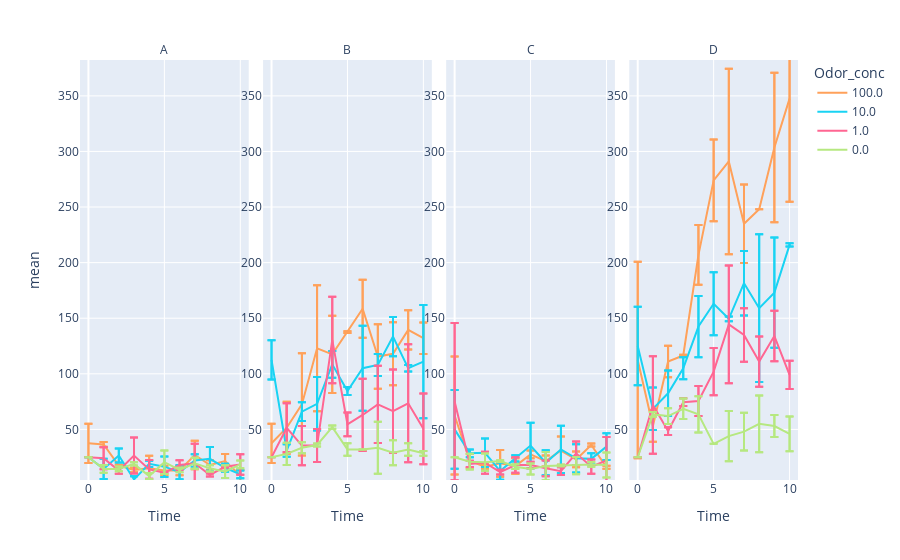

Notebook code for this chart:
### Markdown cell above
#### Raw scatter plot raw values

### Code cell
# Plot facet plots for individual raw values
plot_data = melted_data

fig = glo.plot_facet_line(plot_data, 
                          x_by = 'Time', 
                          y_by = 'mean', 
                          error_y_by = 'std',
                          color_by='Odor_conc', 
                          facet_col_by='Group',
                          #facet_row_by='Group', 
                          n_facet_col_wrap = 4)
fig.show()
# fig.write_html(f'./{file_extension}_raw_line.html')

### Figure 1 — Plotly figure (JSON) as saved in the notebook; plotly's stock layout.template omitted (floating-point values rounded to 4 significant figures)
{"data": [{"error_y": {"array": [17.68, 17.68, 2.121, 2.121, 0.7071, 0.7071, 2.121, 2.121, 11.31, 11.31, 4.243, 4.243, 4.243, 4.243, 12.73, 12.73, 4.243, 4.243, 6.364, 6.364, 4.95, 4.95]}, "hovertemplate": "Odor_conc=100.0<br>Group=A<br>Time=%{x}<br>mean=%{y}<extra></extra>", "legendgroup": "100.0", "line": {"color": "#FFA15A", "dash": "solid"}, "marker": {"symbol": "circle"}, "mode": "lines", "name": "100.0", "orientation": "v", "showlegend": true, "type": "scatter", "x": [0, 0, 1, 1, 2, 2, 3, 3, 4, 4, 5, 5, 6, 6, 7, 7, 8, 8, 9, 9, 10, 10], "xaxis": "x", "y": [37.5, 37.5, 36.5, 36.5, 17.5, 17.5, 13.5, 13.5, 15, 15, 13, 13, 13, 13, 27, 27, 18, 18, 21.5, 21.5, 8.5, 8.5], "yaxis": "y"}, {"error_y": {"array": [17.68, 17.68, 23.33, 23.33, 45.96, 45.96, 56.57, 56.57, 34.65, 34.65, 0.7071, 0.7071, 26.16, 26.16, 28.99, 28.99, 28.28, 28.28, 17.68, 17.68, 14.14, 14.14]}, "hovertemplate": "Odor_conc=100.0<br>Group=B<br>Time=%{x}<br>mean=%{y}<extra></extra>", "legendgroup": "100.0", "line": {"color": "#FFA15A", "dash": "solid"}, "marker": {"symbol": "circle"}, "mode": "lines", "name": "100.0", "orientation": "v", "showlegend": false, "type": "scatter", "x": [0, 0, 1, 1, 2, 2, 3, 3, 4, 4, 5, 5, 6, 6, 7, 7, 8, 8, 9, 9, 10, 10], "xaxis": "x2", "y": [37.5, 37.5, 51.5, 51.5, 72.5, 72.5, 123, 123, 117.5, 117.5, 137.5, 137.5, 158.5, 158.5, 115.5, 115.5, 118, 118, 139.5, 139.5, 132, 132], "yaxis": "y2"}, {"error_y": {"array": [53.03, 53.03, 6.364, 6.364, 2.121, 2.121, 12.02, 12.02, 7.071, 7.071, 3.536, 3.536, 4.95, 4.95, 12.73, 12.73, 7.071, 7.071, 1.414, 1.414, 1.414, 1.414]}, "hovertemplate": "Odor_conc=100.0<br>Group=C<br>Time=%{x}<br>mean=%{y}<extra></extra>", "legendgroup": "100.0", "line": {"color": "#FFA15A", "dash": "solid"}, "marker": {"symbol": "circle"}, "mode": "lines", "name": "100.0", "orientation": "v", "showlegend": false, "type": "scatter", "x": [0, 0, 1, 1, 2, 2, 3, 3, 4, 4, 5, 5, 6, 6, 7, 7, 8, 8, 9, 9, 10, 10], "xaxis": "x3", "y": [62.5, 62.5, 21.5, 21.5, 16.5, 16.5, 19.5, 19.5, 17, 17, 27.5, 27.5, 21.5, 21.5, 31, 31, 23, 23, 36, 36, 16, 16], "yaxis": "y3"}, {"error_y": {"array": [88.39, 88.39, 14.14, 14.14, 14.14, 14.14, 0.7071, 0.7071, 26.87, 26.87, 36.77, 36.77, 83.44, 83.44, 35.36, 35.36, 0, 0, 67.18, 67.18, 92.63, 92.63]}, "hovertemplate": "Odor_conc=100.0<br>Group=D<br>Time=%{x}<br>mean=%{y}<extra></extra>", "legendgroup": "100.0", "line": {"color": "#FFA15A", "dash": "solid"}, "marker": {"symbol": "circle"}, "mode": "lines", "name": "100.0", "orientation": "v", "showlegend": false, "type": "scatter", "x": [0, 0, 1, 1, 2, 2, 3, 3, 4, 4, 5, 5, 6, 6, 7, 7, 8, 8, 9, 9, 10, 10], "xaxis": "x4", "y": [112.5, 112.5, 53, 53, 111, 111, 116.5, 116.5, 207, 207, 274, 274, 291, 291, 235, 235, 248, 248, 303.5, 303.5, 347.5, 347.5], "yaxis": "y4"}, {"error_y": {"array": [0, 0, 9.192, 9.192, 6.364, 6.364, 2.828, 2.828, 2.828, 2.828, 9.192, 9.192, 6.364, 6.364, 5.657, 5.657, 10.61, 10.61, 3.536, 3.536, 3.536, 3.536]}, "hovertemplate": "Odor_conc=10.0<br>Group=A<br>Time=%{x}<br>mean=%{y}<extra></extra>", "legendgroup": "10.0", "line": {"color": "#19d3f3", "dash": "solid"}, "marker": {"symbol": "circle"}, "mode": "lines", "name": "10.0", "orientation": "v", "showlegend": true, "type": "scatter", "x": [0, 0, 1, 1, 2, 2, 3, 3, 4, 4, 5, 5, 6, 6, 7, 7, 8, 8, 9, 9, 10, 10], "xaxis": "x", "y": [25, 25, 14.5, 14.5, 26.5, 26.5, 5, 5, 19, 19, 16.5, 16.5, 11.5, 11.5, 22, 22, 23.5, 23.5, 15.5, 15.5, 9.5, 9.5], "yaxis": "y"}, {"error_y": {"array": [17.68, 17.68, 5.657, 5.657, 8.485, 8.485, 24.04, 24.04, 12.02, 12.02, 3.536, 3.536, 38.18, 38.18, 9.899, 9.899, 17.68, 17.68, 2.828, 2.828, 50.91, 50.91]}, "hovertemplate": "Odor_conc=10.0<br>Group=B<br>Time=%{x}<br>mean=%{y}<extra></extra>", "legendgroup": "10.0", "line": {"color": "#19d3f3", "dash": "solid"}, "marker": {"symbol": "circle"}, "mode": "lines", "name": "10.0", "orientation": "v", "showlegend": false, "type": "scatter", "x": [0, 0, 1, 1, 2, 2, 3, 3, 4, 4, 5, 5, 6, 6, 7, 7, 8, 8, 9, 9, 10, 10], "xaxis": "x2", "y": [112.5, 112.5, 31, 31, 66, 66, 73, 73, 108.5, 108.5, 84.5, 84.5, 105, 105, 108, 108, 133.5, 133.5, 105, 105, 111, 111], "yaxis": "y2"}, {"error_y": {"array": [35.36, 35.36, 3.536, 3.536, 12.73, 12.73, 7.778, 7.778, 2.828, 2.828, 20.51, 20.51, 11.31, 11.31, 21.21, 21.21, 12.73, 12.73, 4.95, 4.95, 12.02, 12.02]}, "hovertemplate": "Odor_conc=10.0<br>Group=C<br>Time=%{x}<br>mean=%{y}<extra></extra>", "legendgroup": "10.0", "line": {"color": "#19d3f3", "dash": "solid"}, "marker": {"symbol": "circle"}, "mode": "lines", "name": "10.0", "orientation": "v", "showlegend": false, "type": "scatter", "x": [0, 0, 1, 1, 2, 2, 3, 3, 4, 4, 5, 5, 6, 6, 7, 7, 8, 8, 9, 9, 10, 10], "xaxis": "x3", "y": [50, 50, 28.5, 28.5, 29, 29, 12.5, 12.5, 24, 24, 35.5, 35.5, 20, 20, 32, 32, 24, 24, 23.5, 23.5, 34.5, 34.5], "yaxis": "y3"}, {"error_y": {"array": [35.36, 35.36, 19.09, 19.09, 20.51, 20.51, 9.899, 9.899, 27.58, 27.58, 28.28, 28.28, 2.121, 2.121, 28.99, 28.99, 66.47, 66.47, 49.5, 49.5, 1.414, 1.414]}, "hovertemplate": "Odor_conc=10.0<br>Group=D<br>Time=%{x}<br>mean=%{y}<extra></extra>", "legendgroup": "10.0", "line": {"color": "#19d3f3", "dash": "solid"}, "marker": {"symbol": "circle"}, "mode": "lines", "name": "10.0", "orientation": "v", "showlegend": false, "type": "scatter", "x": [0, 0, 1, 1, 2, 2, 3, 3, 4, 4, 5, 5, 6, 6, 7, 7, 8, 8, 9, 9, 10, 10], "xaxis": "x4", "y": [125, 125, 68.5, 68.5, 82.5, 82.5, 105, 105, 142.5, 142.5, 163, 163, 149.5, 149.5, 181.5, 181.5, 159, 159, 173, 173, 216, 216], "yaxis": "y4"}, {"error_y": {"array": [0, 0, 9.899, 9.899, 2.828, 2.828, 16.26, 16.26, 8.485, 8.485, 0, 0, 4.243, 4.243, 17.68, 17.68, 1.414, 1.414, 0.7071, 0.7071, 9.192, 9.192]}, "hovertemplate": "Odor_conc=1.0<br>Group=A<br>Time=%{x}<br>mean=%{y}<extra></extra>", "legendgroup": "1.0", "line": {"color": "#FF6692", "dash": "solid"}, "marker": {"symbol": "circle"}, "mode": "lines", "name": "1.0", "orientation": "v", "showlegend": true, "type": "scatter", "x": [0, 0, 1, 1, 2, 2, 3, 3, 4, 4, 5, 5, 6, 6, 7, 7, 8, 8, 9, 9, 10, 10], "xaxis": "x", "y": [25, 25, 24, 24, 13, 13, 26.5, 26.5, 14, 14, 11, 11, 18, 18, 19.5, 19.5, 9, 9, 16.5, 16.5, 18.5, 18.5], "yaxis": "y"}, {"error_y": {"array": [0, 0, 21.92, 21.92, 17.68, 17.68, 14.85, 14.85, 38.89, 38.89, 10.61, 10.61, 32.53, 32.53, 34.65, 34.65, 37.48, 37.48, 53.03, 53.03, 31.82, 31.82]}, "hovertemplate": "Odor_conc=1.0<br>Group=B<br>Time=%{x}<br>mean=%{y}<extra></extra>", "legendgroup": "1.0", "line": {"color": "#FF6692", "dash": "solid"}, "marker": {"symbol": "circle"}, "mode": "lines", "name": "1.0", "orientation": "v", "showlegend": false, "type": "scatter", "x": [0, 0, 1, 1, 2, 2, 3, 3, 4, 4, 5, 5, 6, 6, 7, 7, 8, 8, 9, 9, 10, 10], "xaxis": "x2", "y": [25, 25, 51.5, 51.5, 35.5, 35.5, 35.5, 35.5, 130.5, 130.5, 54.5, 54.5, 63, 63, 72.5, 72.5, 66.5, 66.5, 73.5, 73.5, 50.5, 50.5], "yaxis": "y2"}, {"error_y": {"array": [70.71, 70.71, 2.828, 2.828, 9.899, 9.899, 2.121, 2.121, 7.071, 7.071, 2.828, 2.828, 7.071, 7.071, 3.536, 3.536, 10.61, 10.61, 6.364, 6.364, 21.21, 21.21]}, "hovertemplate": "Odor_conc=1.0<br>Group=C<br>Time=%{x}<br>mean=%{y}<extra></extra>", "legendgroup": "1.0", "line": {"color": "#FF6692", "dash": "solid"}, "marker": {"symbol": "circle"}, "mode": "lines", "name": "1.0", "orientation": "v", "showlegend": false, "type": "scatter", "x": [0, 0, 1, 1, 2, 2, 3, 3, 4, 4, 5, 5, 6, 6, 7, 7, 8, 8, 9, 9, 10, 10], "xaxis": "x3", "y": [75, 75, 19, 19, 20, 20, 11.5, 11.5, 18, 18, 18, 18, 15, 15, 12.5, 12.5, 28.5, 28.5, 16.5, 16.5, 22, 22], "yaxis": "y3"}, {"error_y": {"array": [0, 0, 43.84, 43.84, 3.536, 3.536, 3.536, 3.536, 13.44, 13.44, 21.21, 21.21, 53.03, 53.03, 24.04, 24.04, 22.63, 22.63, 22.63, 22.63, 12.73, 12.73]}, "hovertemplate": "Odor_conc=1.0<br>Group=D<br>Time=%{x}<br>mean=%{y}<extra></extra>", "legendgroup": "1.0", "line": {"color": "#FF6692", "dash": "solid"}, "marker": {"symbol": "circle"}, "mode": "lines", "name": "1.0", "orientation": "v", "showlegend": false, "type": "scatter", "x": [0, 0, 1, 1, 2, 2, 3, 3, 4, 4, 5, 5, 6, 6, 7, 7, 8, 8, 9, 9, 10, 10], "xaxis": "x4", "y": [25, 25, 72, 72, 48.5, 48.5, 74.5, 74.5, 75.5, 75.5, 102, 102, 144.5, 144.5, 135, 135, 111, 111, 134, 134, 99, 99], "yaxis": "y4"}, {"error_y": {"array": [0, 0, 3.536, 3.536, 2.121, 2.121, 1.414, 1.414, 2.828, 2.828, 10.61, 10.61, 2.121, 2.121, 4.95, 4.95, 2.828, 2.828, 5.657, 5.657, 3.536, 3.536]}, "hovertemplate": "Odor_conc=0.0<br>Group=A<br>Time=%{x}<br>mean=%{y}<extra></extra>", "legendgroup": "0.0", "line": {"color": "#B6E880", "dash": "solid"}, "marker": {"symbol": "circle"}, "mode": "lines", "name": "0.0", "orientation": "v", "showlegend": true, "type": "scatter", "x": [0, 0, 1, 1, 2, 2, 3, 3, 4, 4, 5, 5, 6, 6, 7, 7, 8, 8, 9, 9, 10, 10], "xaxis": "x", "y": [25, 25, 14.5, 14.5, 14.5, 14.5, 19, 19, 8, 8, 20.5, 20.5, 13.5, 13.5, 19.5, 19.5, 15, 15, 12, 12, 18.5, 18.5], "yaxis": "y"}, {"error_y": {"array": [0, 0, 9.899, 9.899, 4.95, 4.95, 1.414, 1.414, 1.414, 1.414, 5.657, 5.657, 0, 0, 23.33, 23.33, 11.31, 11.31, 5.657, 5.657, 2.121, 2.121]}, "hovertemplate": "Odor_conc=0.0<br>Group=B<br>Time=%{x}<br>mean=%{y}<extra></extra>", "legendgroup": "0.0", "line": {"color": "#B6E880", "dash": "solid"}, "marker": {"symbol": "circle"}, "mode": "lines", "name": "0.0", "orientation": "v", "showlegend": false, "type": "scatter", "x": [0, 0, 1, 1, 2, 2, 3, 3, 4, 4, 5, 5, 6, 6, 7, 7, 8, 8, 9, 9, 10, 10], "xaxis": "x2", "y": [25, 25, 28, 28, 33.5, 33.5, 36, 36, 52, 52, 32, 32, 32, 32, 33.5, 33.5, 29, 29, 32, 32, 28.5, 28.5], "yaxis": "y2"}, {"error_y": {"array": [0, 0, 7.071, 7.071, 7.778, 7.778, 0.7071, 0.7071, 2.121, 2.121, 4.95, 4.95, 12.73, 12.73, 0.7071, 0.7071, 7.778, 7.778, 2.121, 2.121, 11.31, 11.31]}, "hovertemplate": "Odor_conc=0.0<br>Group=C<br>Time=%{x}<br>mean=%{y}<extra></extra>", "legendgroup": "0.0", "line": {"color": "#B6E880", "dash": "solid"}, "marker": {"symbol": "circle"}, "mode": "lines", "name": "0.0", "orientation": "v", "showlegend": false, "type": "scatter", "x": [0, 0, 1, 1, 2, 2, 3, 3, 4, 4, 5, 5, 6, 6, 7, 7, 8, 8, 9, 9, 10, 10], "xaxis": "x3", "y": [25, 25, 21, 21, 20.5, 20.5, 21.5, 21.5, 16.5, 16.5, 14.5, 14.5, 17, 17, 17.5, 17.5, 17.5, 17.5, 18.5, 18.5, 18, 18], "yaxis": "y3"}, {"error_y": {"array": [0, 0, 2.121, 2.121, 7.071, 7.071, 9.192, 9.192, 16.26, 16.26, 0, 0, 22.63, 22.63, 16.97, 16.97, 25.46, 25.46, 9.899, 9.899, 15.56, 15.56]}, "hovertemplate": "Odor_conc=0.0<br>Group=D<br>Time=%{x}<br>mean=%{y}<extra></extra>", "legendgroup": "0.0", "line": {"color": "#B6E880", "dash": "solid"}, "marker": {"symbol": "circle"}, "mode": "lines", "name": "0.0", "orientation": "v", "showlegend": false, "type": "scatter", "x": [0, 0, 1, 1, 2, 2, 3, 3, 4, 4, 5, 5, 6, 6, 7, 7, 8, 8, 9, 9, 10, 10], "xaxis": "x4", "y": [25, 25, 63.5, 63.5, 62, 62, 68.5, 68.5, 63.5, 63.5, 37, 37, 44, 44, 48, 48, 55, 55, 53, 53, 46, 46], "yaxis": "y4"}], "layout": {"annotations": [{"font": {}, "showarrow": false, "text": "A", "x": 0.1175, "xanchor": "center", "xref": "paper", "y": 1, "yanchor": "bottom", "yref": "paper"}, {"font": {}, "showarrow": false, "text": "B", "x": 0.3725, "xanchor": "center", "xref": "paper", "y": 1, "yanchor": "bottom", "yref": "paper"}, {"font": {}, "showarrow": false, "text": "C", "x": 0.6275, "xanchor": "center", "xref": "paper", "y": 1, "yanchor": "bottom", "yref": "paper"}, {"font": {}, "showarrow": false, "text": "D", "x": 0.8825, "xanchor": "center", "xref": "paper", "y": 1, "yanchor": "bottom", "yref": "paper"}], "legend": {"title": {"text": "Odor_conc"}, "tracegroupgap": 0}, "margin": {"t": 60}, "xaxis": {"anchor": "y", "domain": [0, 0.235], "title": {"text": "Time"}}, "xaxis2": {"anchor": "y2", "domain": [0.255, 0.49], "matches": "x", "title": {"text": "Time"}}, "xaxis3": {"anchor": "y3", "domain": [0.51, 0.745], "matches": "x", "title": {"text": "Time"}}, "xaxis4": {"anchor": "y4", "domain": [0.765, 1.0], "matches": "x", "title": {"text": "Time"}}, "yaxis": {"anchor": "x", "domain": [0, 1], "range": [4.5, 382.3], "showticklabels": true, "title": {"text": "mean"}}, "yaxis2": {"anchor": "x2", "domain": [0, 1], "matches": "y", "showticklabels": true}, "yaxis3": {"anchor": "x3", "domain": [0, 1], "matches": "y", "showticklabels": true}, "yaxis4": {"anchor": "x4", "domain": [0, 1], "matches": "y", "showticklabels": true}}}
